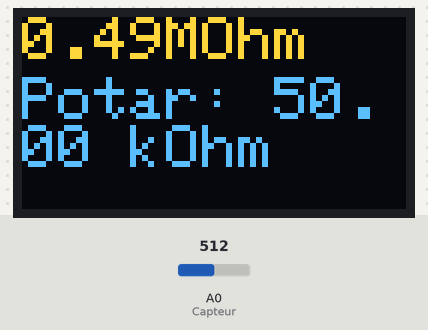
Bench run of a sketch on a simulated Arduino Uno, built with avr-gcc and run on an emulated ATmega328P. Shown: 128×64 one-colour display. The inputs (shaded band) are chosen by the test bench; at power-on: A0 (Capteur) = 512. The OLED is the two-colour kind (top 16 rows yellow); what the sketch prints to the serial monitor is not drawn.

Above: at 1.2 s.
1.3 s: A0 (Capteur) set to 0
At 2.8 s:
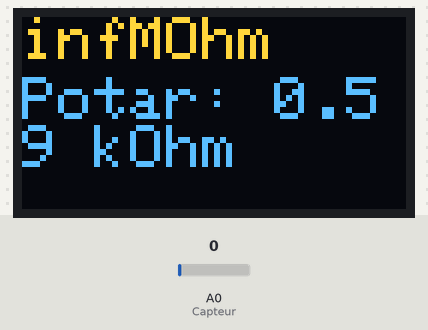
3.1 s: A0 (Capteur) set to 30
At 4.7 s:
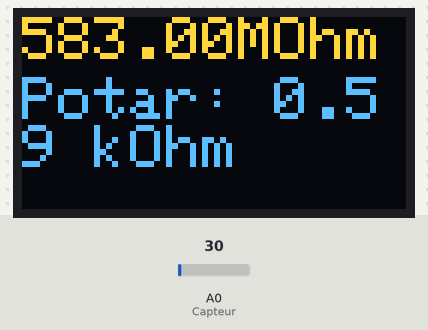
5.0 s: A0 (Capteur) set to 10
At 5.9 s:
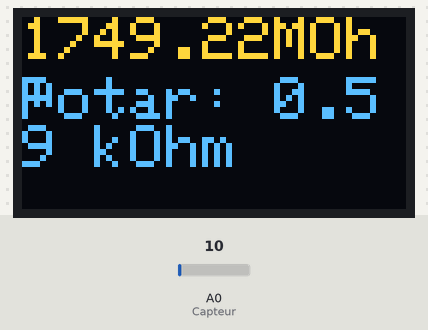
Timing chart, 0 to 8.0 s (numbered marks = the images above; inputs shaded):
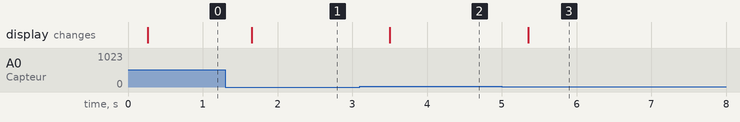

Measured:
- after the input at 1.3 s, the display: changes after 0.35 s (image 1)
- after the input at 3.1 s, the display: changes after 0.40 s (image 2)
- after the input at 5.0 s, the display: changes after 0.36 s (image 3)

The sketch:

Code_Arduino_CG-4127-GAF.ino
```cpp
/////////////////// INCLUSION DES BIBLIOTHEQUES /////////////////////////

#include <Adafruit_SSD1306.h>               // Bibliothèque de l'écran OLED
#include <SPI.h>                            // Bibliothèque pour communiquer avec le potentiomètre digital
#include <SoftwareSerial.h>                 // Bibliothèque pour gérer la communication avec l'appareil bluetooth

/////////////////// DEFINITION DE PARAMETRES //////////////////////////

#define nombreDePixelsEnLargeur 128         // Taille de l'écran OLED, en pixel, au niveau de sa largeur
#define nombreDePixelsEnHauteur 64          // Taille de l'écran OLED, en pixel, au niveau de sa hauteur
#define brocheResetOLED         -1          // Reset de l'OLED partagé avec l'Arduino (d'où la valeur à -1, et non un numéro de pin)
#define adresseI2CecranOLED     0x3C        // Adresse de "mon" écran OLED sur le bus i2c (généralement égal à 0x3C ou 0x3D)
// Define the MCP41050 OP command bits (only one POT), potentiomètre 50kOhm max
// Note: command byte format xxCCxxPP, CC command, PP pot number (01 if selected)
#define MCP_NOP 0b00000000
#define MCP_WRITE 0b00010001
#define MCP_SHTDWN 0b00100001
#define rxPin 5 // Broche 11 en tant que RX, raccordé sur TX du HC-05
#define txPin 3 // Broche 10 en tant que RX, raccordé sur TX du HC-05
#define baudrate 9600 // baudRate à 9600, identique à celui du moniteur série pour synchroniser la communication
SoftwareSerial mySerial(rxPin ,txPin); // Définition du software serial

const int ssMCPin = 10; // Define the slave select for the digital pot

Adafruit_SSD1306 ecranOLED(nombreDePixelsEnLargeur, nombreDePixelsEnHauteur, &Wire, brocheResetOLED); // On nomme ecranOLED la bibliothèque Adafruit pour
// gérer par la suite les commandes de l'écran OLED

////////////// DECLARATION DES VARIABLES /////////////////////////

const int Capteur = A0; // On initialise le capteur à l'entrée analogique A0
int ValeurResBit=80; // valeur de la résistance comprise entre 0 et 1023 bits
//uint8_t ValeurResbitAppli;
float ValeurResBitFloat; // Sert uniquement à récupérer la valeur de ResBit en float pour éviter des types avec le calcul de ValeurResTension
float ValeurResTension; // valeur de la résistance comprise entre 0 et 5V
float ValeurRes; // valeur de la résistance du capteur graphite en OhM
float ValeurPotoR2=255; // Le potentiomètre digital divise ses valeurs de résistance entre 0 et 50kOmh en un intervalle de 256 valeurs (sur 256 bits)
float ValeurPotoR2OLED; // valeur de la résistance R2 qu'on utilisera spécifiquement pour afficher la valeur de R2 sur l'écran OLED
float ValeurPotoR2Calculs; // valeur de la résistance R2 qu'on utilise pour les calculs, R2 est en Ohm ici
float R1=100000; //en Ohm
float R3=100000;
float R5=10000;
float R6=1000;
float Vcc=5; //en Volt

/////////////// FONCTION POUR ECRIRE AU POTENTIOMETRE DIGITAL ///////////////////////////////

void SPIWrite(uint8_t cmd, uint8_t data, uint8_t ssPin) // SPI write the command and data to the MCP IC connected to the ssPin, on s'en sert pour communiquer
//avec le potentiomètre digital
{
  SPI.beginTransaction(SPISettings(14000000, MSBFIRST, SPI_MODE0)); //https://www.arduino.cc/en/Reference/SPISettings
  data = constrain (data, 0, 255); //comme cette fonction sert à communiquer avec le potentiomètre digital qui est sur 256 bits, on restreint les valeurs
  //de la donnée entre 0 et 255, un intervalle entier de 256 valeurs, celles que peut prendre le potentiomètre digital
  digitalWrite(ssPin, LOW); // SS pin low to select chip

  SPI.transfer(cmd);        // Send command code
  SPI.transfer(data);       // Send associated value

  digitalWrite(ssPin, HIGH);// SS pin high to de-select chip
  SPI.endTransaction(); //à l'issu de toutes ces étapes, on termine la communication des données
}

///////////////////////// SETUP DU PROGRAMME ////////////////////////////////

void setup() {
  if(!ecranOLED.begin(SSD1306_SWITCHCAPVCC, adresseI2CecranOLED)) // On initialise l'écran OLED et on le prépare à communiquer dans le voidLoop
   while(1);
  ecranOLED.clearDisplay(); // On clear l'écran avant de rentrer dans le corps du code
  pinMode(rxPin,INPUT); // On définit le pin Rx en INPUT
  pinMode(txPin,OUTPUT); // On définit le pin Tx en OUTPUT
  mySerial.begin(baudrate); // On définit le baudrate de la communication avec l'appareil bluetooth à 9600
  pinMode(Capteur,INPUT); // On définit l'entrée analogique A0 en INPUT, c'est celle qui va recevoir les valeurs de la résistance du capteur graphite
  pinMode (ssMCPin, OUTPUT); //select pin output
  digitalWrite(ssMCPin, HIGH); //SPI chip disabled
  SPI.begin();
  Serial.begin(9600);
  Serial.println(F("[MCP Digital Pot Test]")); //print to serial
  SPIWrite(MCP_WRITE, ValeurPotoR2, ssMCPin);
}

/////////////////////////// CORPS DU CODE //////////////////////////////////////////

void loop() {
    uint8_t ValeurResBitAppli;
    ValeurResBit=analogRead(Capteur);
    //SPIWrite(MCP_WRITE, ValeurPotoR2, ssMCPin); // On envoie la valeur au potentiomètre digital, 50kOhm pour la première mesure, voir 2 lignes après pour les nouvelles valeurs
    //ValeurResBit=analogRead(Capteur); // On lit la valeur sur l'entree analogique A0, celle du capteur donc, on obtient une valeur entre 0 et 1023, c'est celle qu'on enverra à l'appli via le bluetooth, c'est un int codé sur peut de bits donc moins lourd pour l'envoie des données contrairement à celui en float qui sert pour les calculs
    if (ValeurResBit<20){ // Si la valeur est inférieure à 30, celà veut dire qu'on se rapproche de la limite inférieure (0) et il est donc nécessaire de réajuster la valeur du potentiomètre digital en conséquence. On a ValeurResBit faible pour des résistances très élevées
      ValeurPotoR2=3; // On diminue R2 de beaucoup pour amplifier le signal et recevoir une valeur supérieure à 0
      SPIWrite(MCP_WRITE, ValeurPotoR2, ssMCPin); // On envoie la valeur
    }
    else if (ValeurResBit>1000){ // On utilise cette condition pour des résistances de l'ordre de la centaine de MOhm environ
      ValeurPotoR2=255; // On choisit une valeur de résistance intermédiaire
      SPIWrite(MCP_WRITE, ValeurPotoR2, ssMCPin); // On envoie la valeur
    }
    ValeurResBit=analogRead(Capteur);
    ValeurResBitAppli=ValeurResBit/4;
    Serial.println(ValeurResBitAppli); // Test pour vérifier la valeur mesurer à la sortie de A0 en cass de problèmes avec l'appli; ligne à vocation uniquement utilitaire pour le programmeur
    ValeurResBitFloat=analogRead(Capteur); // Valeur à la sortie de A0, float qui servira pour les calculs, valeur en float pour éviter les conflits avec le type de ValeurResTension
    mySerial.write(ValeurResBitAppli); // On envoie à l'appareil bluetooth, qui communiquera avec l'appli, la valeur à la sortie de A0
    ValeurResTension=ValeurResBitFloat*5/1023; // On convertit le signal à la sortie de A0 en tension; l'arduino ne peut recevoir des tensions que jusqu'à 5V max
    ValeurPotoR2Calculs=ValeurPotoR2*50000/255; // On convertit la valeur de R2 (le potentiomètre digital) échelonné de 0 à 255, en Ohm pour les calculs, 255 correspondant à 50 kOhm
    ValeurRes=(R1*((ValeurPotoR2Calculs+R3)/ValeurPotoR2Calculs)*Vcc/ValeurResTension)-R5-R1; // Valeur exacte de la résistance en fonction des autres composants du circuit
    ValeurRes=ValeurRes/1000000; //en MOhm
    ValeurPotoR2OLED=ValeurPotoR2Calculs/1000; // R2 en kOhm

    Serial.println(ValeurRes); // On affiche sur le moniteur série la valeur de la résistance, à plus un intérêt pour le programmeur qui veut s'assurer de la justesse de ses résultats
    delay(200);   // On met un délai de 200ms pour éviter que l'écra/l'arduino ne soit surchargés de données et n'arrivent plus à suivre le traitement des informations

    ecranOLED.clearDisplay(); // Effaçage de l'intégralité du buffer
    ecranOLED.setTextSize(2); // Taille des caractères (1:1, puis 2:1, puis 3:1)
    ecranOLED.setTextColor(SSD1306_WHITE); // On choisit la couleur du texte sur l'écran OLED
    ecranOLED.setCursor(0, 0); // Déplacement du curseur en position (0,0), c'est à dire dans l'angle supérieur gauche
    ecranOLED.print(ValeurRes); // On affiche la valeur de la résistance en MOhm sur l'écran OLED
    ecranOLED.print("MOhm"); // Texte affiché sur l'OLED pour préciser que la résistance du capteur est en MOhm
    ecranOLED.setCursor(0, 20); // On déplace le curseur de l'acran plus bas pour écirre une nouvelle ligne de texte
    ecranOLED.print("Potar: "); // On va écrire la valeur de la résistance du potentiomètre...
    ecranOLED.print(ValeurPotoR2OLED); //... On l'écrit...
    ecranOLED.print(" kOhm"); // ... Et on précise que c'est en kOhm
    ecranOLED.display(); // Transfert le buffer à l'écran

  }
```
